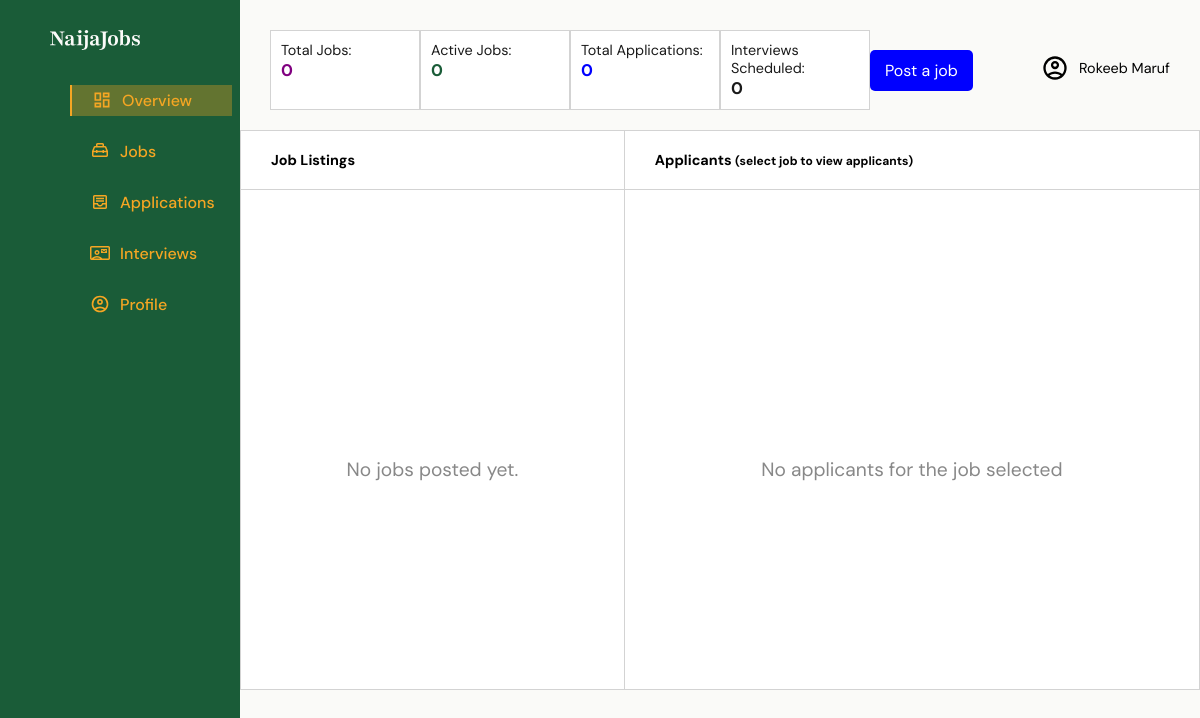
/employer/overview (signed in), run on an earlier commit of the app's database.
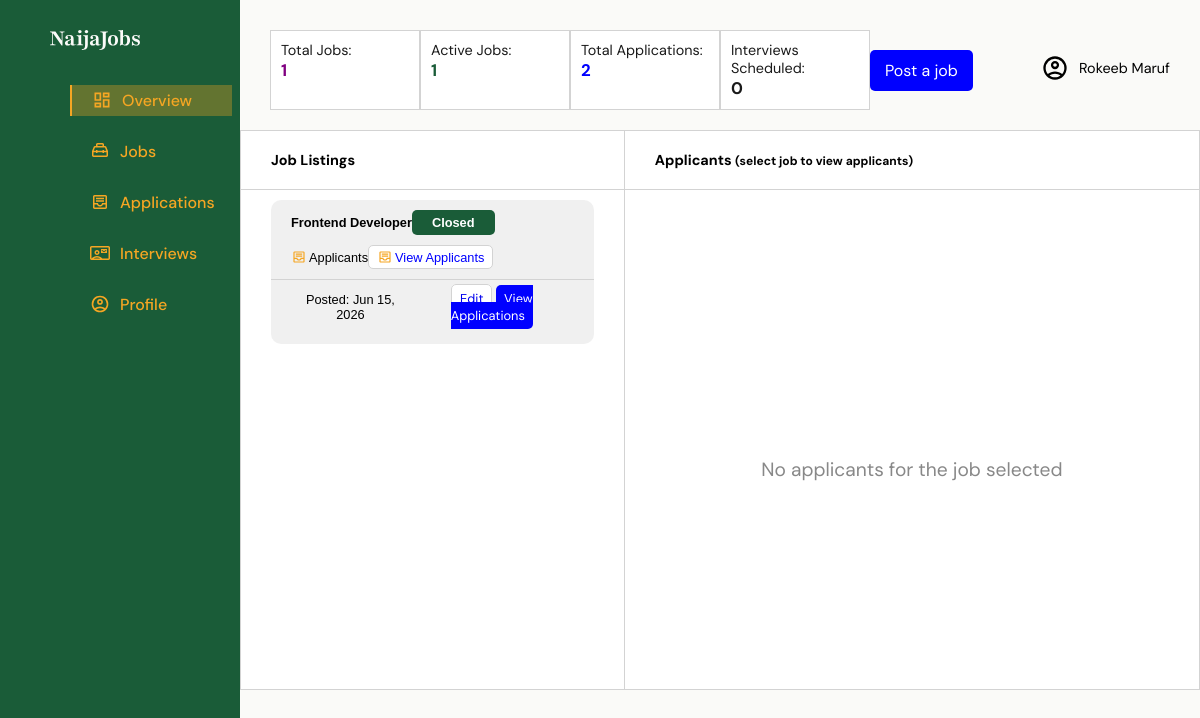
And on a later commit of the database.
### Employer/models.py (models this page shows, shortened)
class JobPost(models.Model):
    user = models.ForeignKey(
        User,
        on_delete=models.CASCADE,
        related_name="job_posts"
    )
    status_options = (('open', 'Open'), ('closed', 'Closed'))
    type_options = (('full_time', 'Full Time'), ('part_time', 'Part Time'), ('internship', 'Internship'), ('contract', 'Contract'))
    title = models.CharField(max_length=50)
    job_type = models.CharField(max_length=50, choices=type_options, db_index=True)
    salary_min = models.PositiveIntegerField()
    salary_max = models.PositiveIntegerField()
    description = models.TextField()
    category = models.CharField(max_length=50, db_index=True)
    date_posted = models.DateTimeField(auto_now_add=True)
    date_closing = models.DateField()
    status = models.CharField(max_length=20, choices=status_options, db_index=True, default="Open")
    is_active = models.BooleanField(default=True)
    def __str__(self):
        return self.title

### Employer/views.py (the view, shortened to what this page needs)
# urls.py: path('employer/overview', views.employer_overview, name='employer overview'),
@login_required
def employer_overview(request):
    user = request.user
    company = user.employer_profile
    my_jobs = user.job_posts.all()
    applicants = Application.objects.filter(job__user = user).count()
    if user.role != "Employer":
        return redirect("home")
    if request.method == "GET":
        return render(request,
                'employer/routes/overview.html',
                {"jobs" : my_jobs,
                "employer" : company,
                "job_counts" : my_jobs.count(),
                "active_jobs" : my_jobs.filter(is_active=True).count(),
                "total_applicants" : applicants,
                "applications" : "empty"})

### templates/employer/routes/overview.html (shortened to what the changed rows need)
{% extends 'employer/base.html' %}
{% load static %}
{% block style %}
    <link rel="stylesheet" href="{% static 'css/overview.css' %}">
{% endblock %}
{% block content %}
    <section id="container">
        {% if employer %}
            <section class="highlight">
                <section class="job-summary">
                    <a href="{% url 'employer jobs' %}">
                        <p>Total Jobs:</p>
                        <h3>{{ job_counts }}</h3>
                    </a>
                    <a href="{% url 'employer jobs' %}">
                        <p>Active Jobs:</p>
                        <h3>{{ active_jobs }}</h3>
                    </a>
                    <a href="{% url 'employer applications' %}">
                        <p>Total Applications:</p>
                        <h3>{{ total_applicants }}</h3>
                    </a>
                    <a href="{% url 'employer interviews' %}">
                        <p>Interviews Scheduled:</p>
                        <h3>0</h3>
                    </a>
                    <a href="{% url 'employer jobs' %}" class="post">Post a job</a>
                </section>
                <section class="profile">
                    <a href="{% url 'employer profile'%}">
                        <img width="28" src="{% static 'svg/user-black.svg' %}" alt="">
                    </a>
                    <p>{{ request.user.first_name }} {{request.user.last_name}}</p>
                </section>
            </section>
            <section class="applicants">
                <article>
                    <h3>Job Listings</h3>
                    {% if job_counts > 0 %}
                        <section class="jobs">
                            {% for job in jobs %}
                                <form action="{% url 'employer overview' %}" method="post">
                                    <button class="job-cards" href="">
                                        <header>
                                            <h4>{{ job.title }}</h4>
                                            <p>{{ job.status }}</p>
                                        </header>
                                        <main>
                                            <p>
                                                <img src="{% static 'svg/applications.svg' %}" width="16px" alt="">
                                                {{ job.applicants.count }} Applicants
                                            </p>
                                            <a href="{% url 'employer applications' %}">
                                                <img src="{% static 'svg/applications.svg' %}" width="16px" alt="">
                                                View Applicants
                                            </a>
                                        </main>
                                        <footer>
                                            <p>Posted: {{ job.date_posted|date:"M d, Y" }}</p>
                                            <div class="alt">
                                                <a class="button" href="{% url 'employer jobs' %}">Edit</a>
                                                <a class="button" href="{% url 'employer applications' %}">View Applications</a>
                                            </div>
                                        </footer>
                                </form>
                            {% endfor %}
                        </section>
                    {% else %}
                    <div class="empty">
                        <p>No jobs posted yet.</p>
                    </div>
                    {% endif %}
                </article>
                <article>
                    <h3 class="green">Applicants <small> (select job to view applicants)</small></h3>
                    {% if applications != "empty" %}
                        <section class="applications">
                            {% for application in applications %}
                                <div class="applicants-card">
                                    <header>
                                        <div class="image">
                                            <img src="{% static 'svg/user-black.svg' %}" width="300" alt="">
                                        </div>
                                        <div class="name">
                                            <h4>{{ application.applicant.first_name }} {{ application.applicant.last_name }}</h4>
                                            <div class="resume">
                                                <p>{{ application.applicant.email }}</p>
                                                <p>{{ application.applicant.username }}</p>
                                            </div>
                                            <p>{{ application.job.title }}</p>
                                            <p>{{ application.job.user.company_name }}</p>
                                        </div>
                                    </header>
                                    <footer>
                                        {% if application.status == "pending" %}
                                            <a
                                            href="{% url 'alter application' application.job.id application.applicant.username %}?alter=accept"
                                            >Accept</a>
                                            <a
                                            href="{% url 'alter application' application.job.id application.applicant.username %}?alter=reject"
                                            >Reject</a>
                                        {% else %}
                                            {% if application.status == 'Accepted' %}
                                                <button class="accepted">{{ application.status }}</button>
                                            {% else %}
                                                <button class="rejectedted">{{ application.status }}</button>
                                            {% endif %}
                                        {% endif %}
                                    </footer>
                                </div>
                            {% endfor %}
                        </section>
                    {% else %}
                        <div class="empty">
                            <p>No applicants for the job selected</p>
                        </div>
                    {% endif %}
                </article>
            </section>
        {% else %}
            <div class="pro">
                <p>Don't have a profile?</p>
                <p>Click <a href="{% url 'employer profile' %}">Here</a> to go to and create company's pfrofile</p>
            </div>
        {% endif %}
    </section>
{% endblock %}

What changed in the data, as far as the page shows it:
added JobPost: title "Frontend Developer", status "Closed", date_posted "Jun 15, 2026"
Also different on the page:
{{ job_counts }}: "0" → "1"
{{ active_jobs }}: "0" → "1"
{{ total_applicants }}: "0" → "2"
text no longer shown: "No jobs posted yet."
